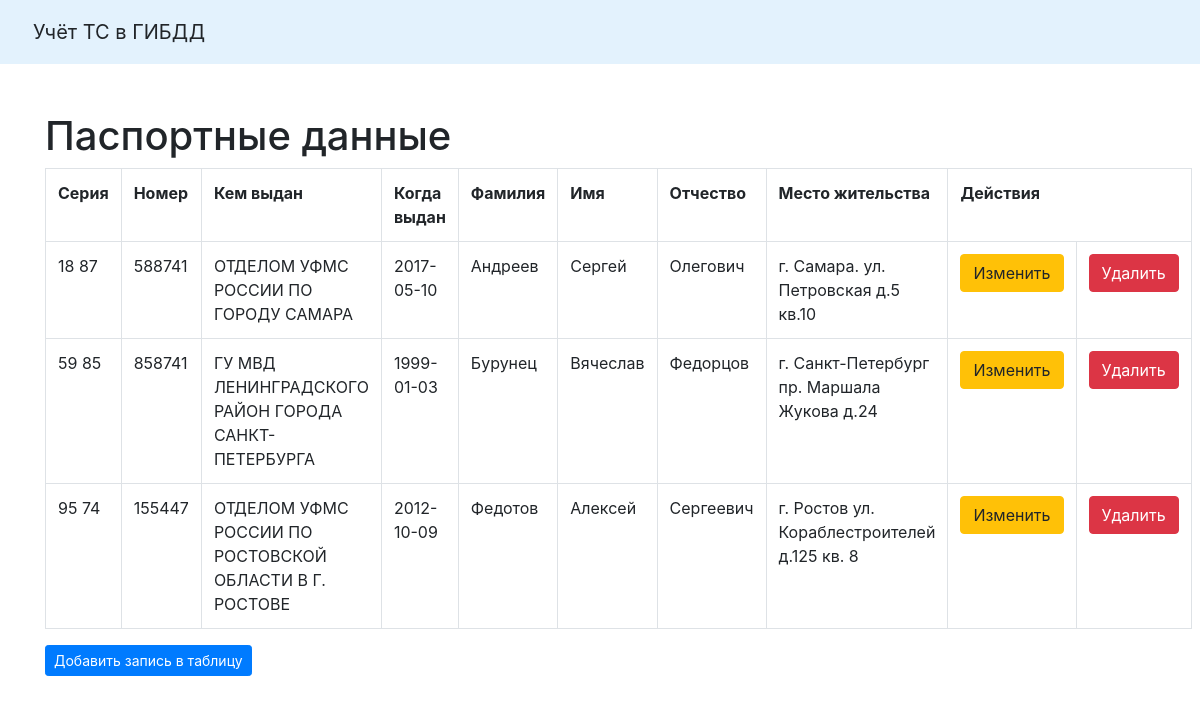
/passports, run on the app's committed database.
### app.py (models this page shows, shortened)
class PassportData(db.Model):
    __tablename__ = 'passport_data'
    passport_code = db.Column(db.Integer, primary_key=True)
    series = db.Column(db.String(120), nullable=False)
    number = db.Column(db.String(120), nullable=False)
    issued_who = db.Column(db.String(120))
    issued_when = db.Column(db.String(120), nullable=False)
    surname = db.Column(db.String(120), nullable=False)
    name = db.Column(db.String(120), nullable=False)
    patronymic = db.Column(db.String(120), nullable=False)
    residence = db.Column(db.String(120), nullable=False)

### app.py (the view)
@app.route('/passports')
def passports():
    passports = PassportData.query.order_by(PassportData.surname).all()
    return render_template('passports.html', show_passport_data=passports)

### templates/passports.html (shortened to what this page needs)
{% extends 'base.html' %}
{% block body %}
    <div class="container mt-5">
        <h1>Паспортные данные</h1>
        <table class="table table-bordered">
            <tr>
                <th>Серия</th>
                <th>Номер</th>
                <th>Кем выдан</th>
                <th>Когда выдан</th>
                <th>Фамилия</th>
                <th>Имя</th>
                <th>Отчество</th>
                <th>Место жительства</th>
                <th colspan="2"> Действия </th>
            </tr>
            {% for el in show_passport_data %}
                <tr>
                    <td>{{ el.series }}</td>
                    <td>{{ el.number }}</td>
                    <td>{{ el.issued_who }}</td>
                    <td>{{ el.issued_when }}</td>
                    <td>{{ el.surname }}</td>
                    <td>{{ el.name }}</td>
                    <td>{{ el.patronymic }}</td>
                    <td>{{ el.residence }}</td>
                    <td><a href="/passports/{{ el.passport_code }}/update" class="btn btn-warning" type="button">Изменить</a></td>
                    <td><a href="/passports/{{ el.passport_code }}/delete" class="btn btn-danger" type="button">Удалить</a></td>
                </tr>
            {% endfor %}
        </table>
        <a href="/passports/add"  type="button" class="btn btn-primary btn-sm">Добавить запись в таблицу</a>
    </div>
{% endblock %}

### data on the page
PassportData: series "18 87", number "588741", issued_who "ОТДЕЛОМ УФМС РОССИИ ПО ГОРОДУ САМАРА", issued_when "2017-05-10", surname "Андреев", name "Сергей", patronymic "Олегович", residence "г. Самара. ул. Петровская д.5 кв.10"
PassportData: series "59 85", number "858741", issued_who "ГУ МВД ЛЕНИНГРАДСКОГО РАЙОН ГОРОДА САНКТ-ПЕТЕРБУРГА", issued_when "1999-01-03", surname "Бурунец", name "Вячеслав", patronymic "Федорцов", residence "г. Санкт-Петербург пр. Маршала Жукова д.24"
PassportData: series "95 74", number "155447", issued_who "ОТДЕЛОМ УФМС РОССИИ ПО РОСТОВСКОЙ ОБЛАСТИ В Г. РОСТОВЕ", issued_when "2012-10-09", surname "Федотов", name "Алексей", patronymic "Сергеевич", residence "г. Ростов ул. Кораблестроителей д.125 кв. 8"
